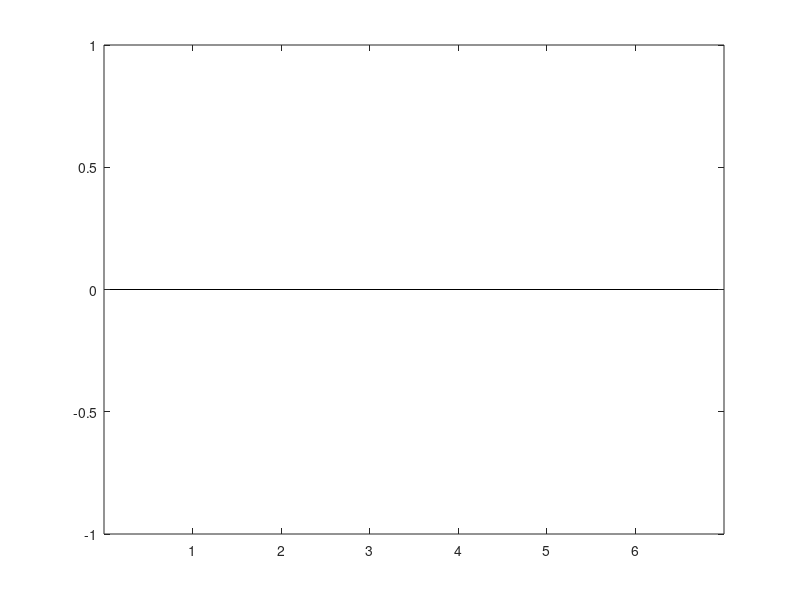

Recreate this plot in MATLAB. (Note: this script raises an error after producing the figure.)
%% 3A residual MA boxplot with error bar
% now we have 10 testing datasetsDataDir = 'Processed_data';
DataDir = 'Processed_data';
subfolders = dir(DataDir);
subfolders = subfolders([subfolders.isdir] & ~startsWith({subfolders.name},'.'));
MA_list_percentage = zeros(6,length(subfolders));
for subfolder = 1:length(subfolders)
    fprintf('subfolder is %d\n', subfolder)
    test_path = fullfile(DataDir, subfolders(subfolder).name, 'Testing_Spline.mat');
    load(test_path)
    test_path = fullfile(DataDir, subfolders(subfolder).name, 'Testing_Wavelet01.mat');
    load(test_path)
    test_path = fullfile(DataDir, subfolders(subfolder).name, 'Testing_Kalman.mat');
    load(test_path)
%     test_path = fullfile(DataDir, subfolders(subfolder).name), 'Testing_PCA97.mat');
%     load(test_path)
    test_path = fullfile(DataDir, subfolders(subfolder).name, 'Testing_Cbsi.mat');
    load(test_path)
    test_path = fullfile(DataDir, subfolders(subfolder).name, 'Testing_NN.mat');
    load(test_path)
    
    test_path = fullfile(DataDir, subfolders(subfolder).name, 'n_MA_list.mat');
    load(test_path,'peak_n_list','shift_n_list','p')
    peak_n_list = peak_n_list';
    shift_n_list = shift_n_list';
    
    n_sample    =   size(peak_n_list,1);
    n_train     =   round(n_sample*0.8);
    n_val       =   round(n_sample*0.1);
    train_idx   =   p(1:n_train);
    val_idx     =   p(n_train+1:n_train+n_val);
    test_idx    =   p(n_train+n_val+1:end);

    peak_n_list_test    =   peak_n_list(test_idx,:);
    shift_n_list_test   =   shift_n_list(test_idx,:);

    n_MA_no_correction      =   sum(peak_n_list_test)+sum(shift_n_list_test);
    
    MA_list = [n_MA_no_correction,...
            n_Spline,...
            n_Wavelet01,...
            n_Kalman,...
            n_Cbsi,...
            n_NN];
    MA_list_percentage(:,subfolder) = MA_list./MA_list(1);
end

figure
mean_MA = mean(MA_list_percentage,2);
std_MA = std(MA_list_percentage,[],2);
b = bar(1:6, mean_MA, 'facecolor', [108, 171, 215]./256, 'edgecolor', [1 1 1]);
hold on
errorbar(1:6, mean_MA, std_MA, 'color', [108, 171, 215]./256, 'linestyle','none' )
hold off
labels = {'No correction','Spline','Wavelet','Kalman','Cbsi','DAE'};
ylabel({'Residual motion artifacts'})
set(gca, 'XTick', 1:length(MA_list),'fontsize',12)
set(gca, 'FontName', 'Arial')
set(gca, 'XTickLabel', labels)
xtickangle(90)
yticks([0 1])
yticklabels({'0','100%'})
ylim([0 1.5])
xlim([0 7])

xtips1  =   b(1).XEndPoints;
ytips1  =   b(1).YEndPoints;
per_label = b(1).YData;

for i = 1:length(per_label)
    x = per_label(i)*100;
    label = sprintf('%.0f%%',x);
    text(xtips1(i),ytips1(i),label,'HorizontalAlignment','center',...
    'VerticalAlignment','bottom')
end
% labels1 =   [string(b(1).YData*100),'%'];

set(gcf,'Position',[3   490   330   215]);
box off
savefig(fullfile('Figures','3A_boxplot_MA_testing.fig'))


fprintf('For 3A sig test\n')
% sig test
for i = 2:size(MA_list_percentage,1)
    x1 = MA_list_percentage(1,:);
    x2 = MA_list_percentage(i,:);
    h = kstest(x1 - x2);
    if h == 1
        p = signtest(x1 - x2);
    else
        p = ttest(x1-x2);
    end
    fprintf('for %s:, h = %d; p = %.3f\n', labels{i}, h, p)
end
%% Figure 3B: The number of residual motion artifacts for the real dataset.

% save No. of MAs for each files n_files X [n_MA_no_correction,dc_avg_PCA97,n_MA_Spline99,n_MA_Wavelet01,]
load('Processed_data/Process_real_data.mat','Proc_data','MA_matrix')

subfolders = dir(DataDir);
subfolders = subfolders([subfolders.isdir] & ~startsWith({subfolders.name},'.'));
n_NN = zeros(size(MA_matrix,1),1);
for subfolder = 1:length(subfolders)
    fprintf('subfolder is %d\n', subfolder)
    filepath = fullfile(DataDir, subfolders(subfolder).name, 'Real_NN_8layers_act.mat');
    load(filepath)% File exists.
    Hb_NN = Y_real_act;
%     filepath = fullfile(DataDir, subfolders(subfolder).name, 'number_array.mat');
%     load(filepath)

    SD1.MeasList = [1,1,1,1;1,1,1,2];
    SD1.MeasListAct = [1 1];
    SD1.Lambda = [760;850];
    SD1.SrcPos = [-2.9017 10.2470 -0.4494];
    SD1.DetPos = [-4.5144 9.0228 -1.6928];
    ppf = [1,1];

    HbO_NN = Hb_NN(:, 1:512);
    HbR_NN = Hb_NN(:, 513:end);
    n = 0;
    for i = 1:size(HbO_NN,1)
        dc_HbO = HbO_NN(i,:);
        dc_HbR = HbR_NN(i,:);
        dc = [dc_HbO;dc_HbR]';
        dod = hmrConc2OD_modified( dc, SD1, ppf );
        [~,tIncChAuto] = hmrMotionArtifactByChannel(dod, fs_new, SD1, ones(size(dod,1)), 0.5, 1, STD, 200);
        n_MA = count_MA(tIncChAuto);
        n = n + n_MA;
    end
    n_NN(subfolder) = n;
end

MA_matrix = [MA_matrix, n_NN];

figure
errorbar(1:size(MA_matrix,2),mean(MA_matrix,1),std(MA_matrix,[],1), 'color','b','marker','o','MarkerFaceColor','b' )

ylabel('Residual motion artifacts')
labels = {'No correction','Spline','Wavelet','Kalman','PCA97','CBSI','DAE'};
set(gca, 'XTick', 1:size(MA_matrix,2),'fontsize',12)
set(gca, 'FontName', 'Arial')
set(gca, 'XTickLabel', labels)
xtickangle(90)
% ylim([0 40])
xlim([0.5 8.5])

set(gcf,'Position',[3   431   390   274]);
box off

fprintf('For 3B sig test\n')
% sig test
for i = 2:size(MA_matrix,2)
    x1 = MA_matrix(:,1);
    x2 = MA_matrix(:,i);
    h = kstest(x1 - x2);
    if h == 1
        p = signtest(x1 - x2);
    else
        p = ttest(x1-x2);
    end
    fprintf('for %s:, h = %d; p = %.3f\n', labels{i}, h, p)
end

%% Figure 3C: Act vs. No act.
n_channels = 14;
n_files = length(Proc_data);

Real_matrix = zeros(n_channels * n_files, 7);
Real_matrix_act = zeros(n_channels * n_files, 7);

for i = 1:n_files
    index = (i-1)*n_channels+1 : i*n_channels;
    j = 1;
    Real_matrix(index,j) = squeeze(mean(Proc_data(i).dc_no_crct(1:512,1,:),1)); j = j + 1;
    Real_matrix(index,j) = squeeze(mean(Proc_data(i).dc_Spline(1:512,1,:),1)); j = j + 1;
    Real_matrix(index,j) = squeeze(mean(Proc_data(i).dc_Wavelet(1:512,1,:),1)); j = j + 1;
    Real_matrix(index,j) = squeeze(mean(Proc_data(i).dc_Kalman(1:512,1,:),1)); j = j + 1;
    Real_matrix(index,j) = squeeze(mean(Proc_data(i).dc_PCA97(1:512,1,:),1)); j = j + 1;
    Real_matrix(index,j) = squeeze(mean(Proc_data(i).dc_Cbsi(1:512,1,:),1)); 

    j = 1;
    Real_matrix_act(index,j) = squeeze(mean(Proc_data(i).dc_act_no_crct(1:512,1,:),1)); j = j + 1;
    Real_matrix_act(index,j) = squeeze(mean(Proc_data(i).dc_act_Spline(1:512,1,:),1)); j = j + 1;
    Real_matrix_act(index,j) = squeeze(mean(Proc_data(i).dc_act_Wavelet(1:512,1,:),1)); j = j + 1;
    Real_matrix_act(index,j) = squeeze(mean(Proc_data(i).dc_act_Kalman(1:512,1,:),1)); j = j + 1;
    Real_matrix_act(index,j) = squeeze(mean(Proc_data(i).dc_act_PCA97(1:512,1,:),1)); j = j + 1;
    Real_matrix_act(index,j) = squeeze(mean(Proc_data(i).dc_act_Cbsi(1:512,1,:),1));
end

subfolders = dir(DataDir);
subfolders = subfolders([subfolders.isdir] & ~startsWith({subfolders.name},'.'));
MA_list_percentage = zeros(6,length(subfolders));
for subfolder = 1:length(subfolders)
    fprintf('subfolder is %d\n', subfolder)
    filepath = fullfile(DataDir, subfolders(subfolder).name, 'Real_NN_8layers.mat');
    load(filepath)
    
    Hb_NN = Y_real;

    HbO_NN = mean(Hb_NN(:, 1:512),2);
    HbO_NN = reshape(HbO_NN,14,[]);
    HbO_NN = HbO_NN';
    index = (subfolder-1)*n_channels+1 : subfolder*n_channels;
    Real_matrix(index,end) = mean(HbO_NN,1);

    filepath = fullfile(DataDir, subfolders(subfolder).name, 'Real_NN_8layers_act.mat');
    load(filepath)% File exists.
    Hb_NN = Y_real_act;

    HbO_NN = mean(Hb_NN(:, 1:512),2);
    HbO_NN = reshape(HbO_NN,14,[]);
    HbO_NN = HbO_NN';
    Real_matrix_act(index,end) = mean(HbO_NN,1);
end

figure
boxplot(Real_matrix.*1e6, 'positions', (1:size(Real_matrix,2)) - 0.2, 'colors','b', 'widths', 0.3, 'outliersize', 2, 'symbol', 'b.');
hold on
boxplot(Real_matrix_act.*1e6, 'positions', (1:size(Real_matrix,2)) + 0.2, 'colors','r', 'widths', 0.3, 'outliersize', 2, 'symbol', 'r.');
hold on
plot([0 9],[0 0],'k-')
ylabel('Sum \Delta HbO (\muMol)')
set(gca, 'XTick', 1:size(Real_matrix_act,2),'fontsize',12)
set(gca, 'FontName', 'Arial')
set(gca, 'XTickLabel', labels)
xtickangle(90)
xlim([0.5 7.5])
ylim([-15 60])
set(gcf,'Position',[3   431   390   274]);
box off


% sig test
fprintf('For 3C sig test\n')

for i = 1:size(Real_matrix,2)
    x1 = Real_matrix(:,i);
    x2 = Real_matrix_act(:,i);
    h1 = kstest(x1);
    h2 = kstest(x2);
    if h1 == 1
        p1 = signtest(x1, 0, 'tail', 'right');
    else
        [~,p1] = ttest(x1, 0, 'tail', 'right');
    end
    if h2 == 1
        p2 = signtest(x2, 0, 'tail', 'right');
    else
        [~,p2] = ttest(x2, 0, 'tail', 'right');
    end
    
    fprintf('For %s: no act h = %d; p = %.3f; Act h = %d; p = %.3f\n', labels{i}, h1, p1, h2, p2)
end

for i = 1:size(Real_matrix,2)
    x1 = Real_matrix(:,i);
    x2 = Real_matrix_act(:,i);
    x = x2-x1;
    h = kstest(x);
    if h == 1
        p = signtest(x, 0, 'tail', 'right');
    else
        [~,p] = ttest(x, 0, 'tail', 'right');
    end
    
    fprintf('For %s: h = %d; p = %.3f\n', labels{i}, h, p)
end


%% NEW DATASET: The number of residual motion artifacts for the real dataset.

% save No. of MAs for each files n_files X [n_MA_no_correction,dc_avg_PCA97,n_MA_Spline99,n_MA_Wavelet01,]
load('Processed_data/Process_real_data_newdata.mat','Proc_data','MA_matrix')

files = dir(fullfile(DataDir,'Real_NN_8layers_newdata_*.mat'));
n_NN = zeros(size(MA_matrix,1),1);
fs_new = 512/20;
for f = 1:length(files)
    fprintf('file is %s\n', files(f).name)
    filepath = fullfile(DataDir, files(f).name);
    load(filepath)% File exists.
    Hb_NN = Y_real_newdata;
%     filepath = fullfile(DataDir, subfolders(subfolder).name, 'number_array.mat');
%     load(filepath)

    SD1.MeasList = [1,1,1,1;1,1,1,2];
    SD1.MeasListAct = [1 1];
    SD1.Lambda = [760;850];
    SD1.SrcPos = [-2.9017 10.2470 -0.4494];
    SD1.DetPos = [-4.5144 9.0228 -1.6928];
    ppf = [1,1];

    HbO_NN = Hb_NN(:, 1:512);
    HbR_NN = Hb_NN(:, 513:end);
    n = 0;
    for i = 1:size(HbO_NN,1)
        dc_HbO = HbO_NN(i,:);
        dc_HbR = HbR_NN(i,:);
        dc = [dc_HbO;dc_HbR]';
        dod = hmrConc2OD_modified( dc, SD1, ppf );
%         [~,tIncChAuto] = hmrMotionArtifactByChannel(dod, fs_new, SD1, ones(size(dod,1)), 0.5, 1, 50, 200);
        tIncAuto            =   hmrMotionArtifact(dod,fs_new,SD1,ones(size(dod,1)),0.5,1,50, 200);
        n_MA = count_MA(tIncChAuto);
        n = n + n_MA;
    end
    n_NN(f) = n;
end

MA_matrix = [MA_matrix, n_NN];

figure
errorbar(1:size(MA_matrix,2),mean(MA_matrix,1),std(MA_matrix,[],1), 'color','k','marker','o','MarkerFaceColor','k' )

ylabel('Residual motion artifacts')
labels = {'No correction','Spline','Wavelet','Kalman','PCA','CBSI','DAE'};
set(gca, 'XTick', 1:size(MA_matrix,2),'fontsize',12)
set(gca, 'FontName', 'Arial')
set(gca, 'XTickLabel', labels)
xtickangle(90)
% ylim([0 40])
xlim([0.5 8.5])

set(gcf,'Position',[3   431   390   274]);
box off

fprintf('For 3B sig test\n')
% sig test
for i = 2:size(MA_matrix,2)
    x1 = MA_matrix(:,1);
    x2 = MA_matrix(:,i);
    h = kstest(x1 - x2);
    if h == 1
        p = signtest(x1 - x2);
    else
        p = ttest(x1-x2);
    end
    fprintf('for %s:, h = %d; p = %.3f\n', labels{i}, h, p)
end